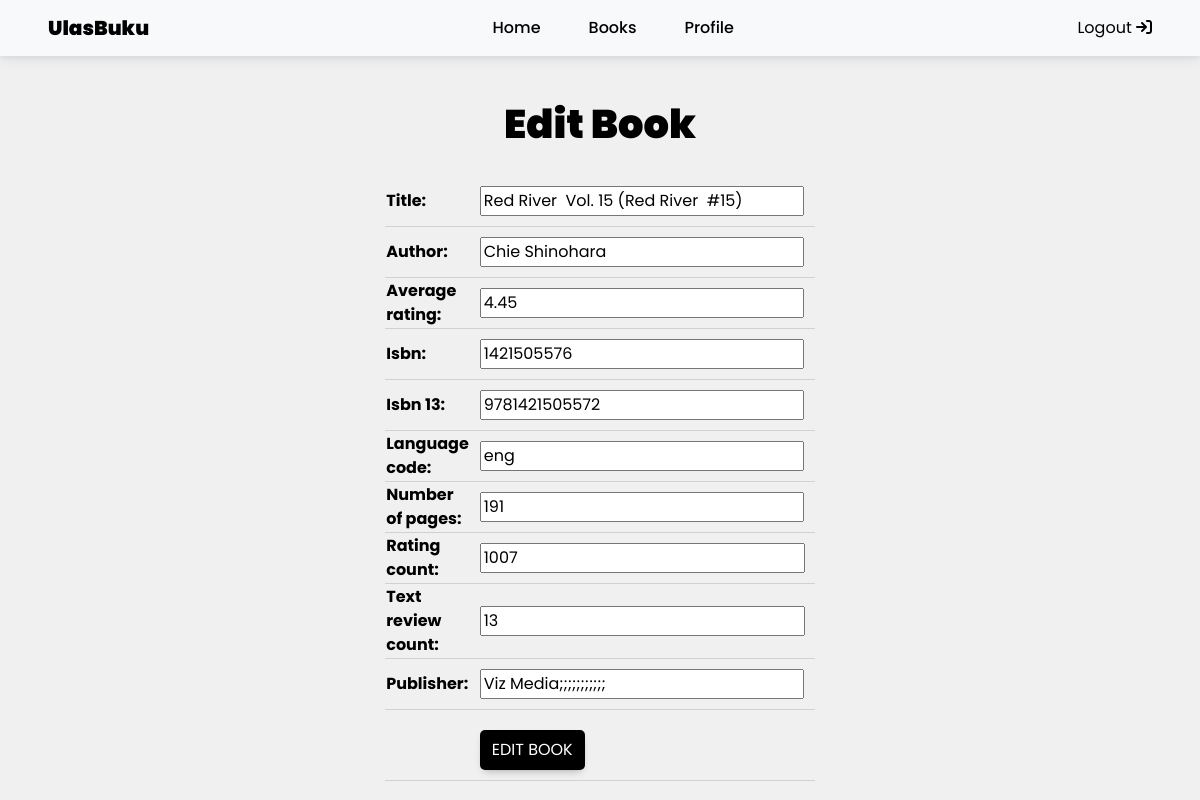
/show-admin/edit-book/13765, run on the app's committed database.
### main/models.py (models this page shows)
class Book (models.Model):
    title = models.CharField(("title"), max_length=255)
    author = models.CharField(("author"), max_length=255)
    average_rating = models.FloatField(("average rating"))
    isbn = models.CharField(("isbn"), max_length=150)
    isbn13 = models.CharField(("isbn 13"), max_length=150)
    language_code = models.CharField(("language code"), max_length=10)
    num_pages = models.IntegerField(("number of pages"))
    rating_count = models.BigIntegerField(("rating count"))
    text_review_count = models.BigIntegerField(("text review count"))
    publication_date = models.DateField(("publication date"), auto_now=True)
    publisher = models.CharField(("publisher"), max_length=150)

### admin_section/views.py (the view)
# urls.py: path('edit-book/<int:id>', edit_book, name='edit_book'),
def edit_book(request, id):
    book = Book.objects.get(pk = id)
    form = BookForm(request.POST or None, instance=book)
    if form.is_valid() and request.method == "POST":
        form.save()
        return HttpResponseRedirect(reverse('admin_section:show_book_list_admin'))
    context = {'form': form}
    return render(request, "edit_book.html", context)

### admin_section/forms.py
class BookForm(ModelForm):
    class Meta:
        model = Book
        fields = ["title", "author", "average_rating", "isbn", "isbn13",
                  "language_code", "num_pages", "rating_count", "text_review_count", "publisher"]

### admin_section/templates/edit_book.html (shortened to what this page needs)
{% extends 'base.html' %}
{% load static %}
{% block content %}
<h1><b>Edit Book</b></h1>
<form method="POST">
    <table>
        {{ form.as_table }}
        <tr>
            <td></td>
            <td>
                <input type="submit" class="btn btn-custom" value="Edit Book" />
            </td>
        </tr>
    </table>
</form>
{% endblock %}

### admin_section/templates/edit_book.html (style rules this page uses)
body { display: flex; flex-direction: column; justify-content: center; align-items: center; color: black; font-family: "Poppins", sans-serif; padding-top: 70px; background-color: #f0f0f0; }
.btn-custom { background-color: black; color: white; border: none; padding: 8px 12px; border-radius: 5px; margin-top: 10px; }
h1 { margin-top: 30px; font-size: 2.5rem; font-weight: 600; }
form { margin-top: 20px; display: flex; flex-direction: column; align-items: center; }
table { width: 50%; border-collapse: collapse; }
tr { border-bottom: 1px solid #d1d1d1; }
td { padding: 10px; }

### data on the page
Book: title "Red River Vol. 15 (Red River #15)", author "Chie Shinohara", average_rating "4.45", isbn "1421505576", isbn13 "9781421505572", language_code "eng", num_pages "191", rating_count "1007", text_review_count "13", publisher "Viz Media;;;;;;;;;;;"
